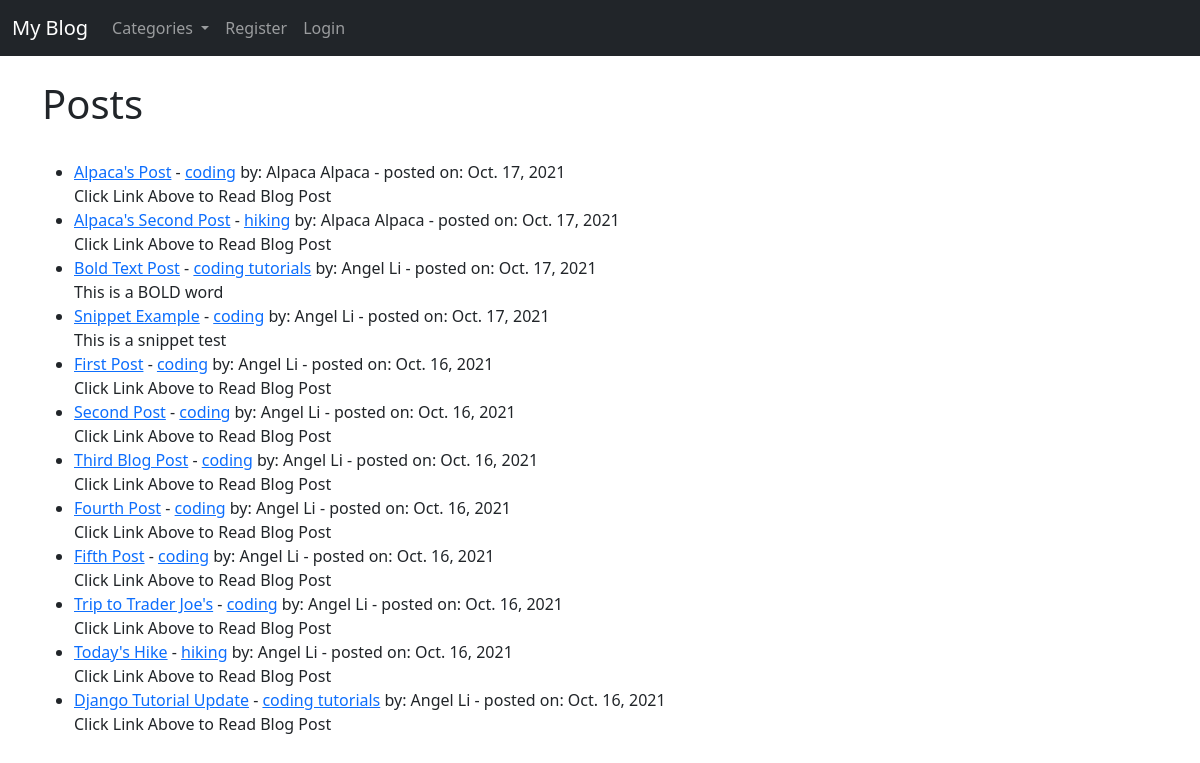
The app's page /, older data.
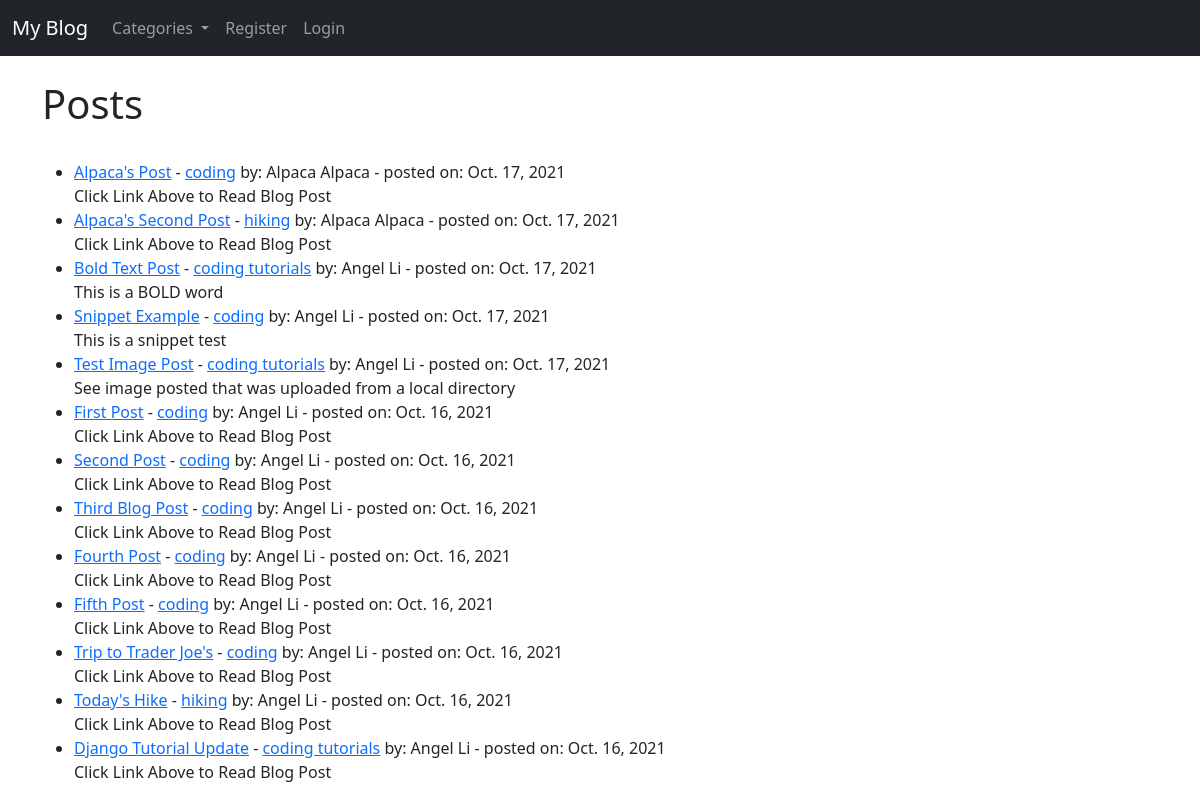
The same page, newer data.
### myblog/models.py (models this page shows, shortened)
class Post(models.Model):
    title = models.CharField(max_length=255)
    header_image = models.ImageField(null=True, blank=True, upload_to="images/")
    title_tag = models.CharField(max_length=255)
    author = models.ForeignKey(User, on_delete=models.CASCADE)
    body = RichTextField(blank=True, null=True)
    post_date = models.DateField(auto_now_add=True)
    category = models.CharField(max_length=255, default='coding')
    snippet = models.CharField(max_length=255)
    likes = models.ManyToManyField(User, related_name='blog_posts')

### myblog/views.py (the view)
# urls.py: path('', HomeView.as_view(), name="home"),
class HomeView(ListView):
    model = Post
    template_name = 'home.html'
    ordering = ['-post_date']
    def get_context_data(self, *args, **kwargs):
        cat_menu = Category.objects.all()
        context = super(HomeView, self).get_context_data(*args, **kwargs)
        context["cat_menu"] = cat_menu
        return context

### myblog/models.py (called while the page is built)
    def __str__(self):
        return self.name

### myblog/templates/home.html (shortened to what this page needs)
{% extends 'base.html' %}
{% block content %}
<h1>Posts</h1><br/>
<ul>
  {% for post in object_list %}
    <li><a href="{% url 'article-detail' post.pk %}">{{ post.title }}</a>
      - <a href="{% url 'category' post.category|slugify %}">{{ post.category }}</a>
      by: {{ post.author.first_name }} {{ post.author.last_name }} -
      posted on: {{ post.post_date }}
      <br/>
      {{ post.snippet }}
    </li>
  {% endfor %}
</ul>
{% endblock %}

Row changes from the older to the newer data that the page shows:
added Post: title "Test Image Post", category "coding tutorials", author.first_name "Angel", author.last_name "Li", post_date "Oct. 17, 2021", snippet "See image posted that was uploaded from a local directory"
